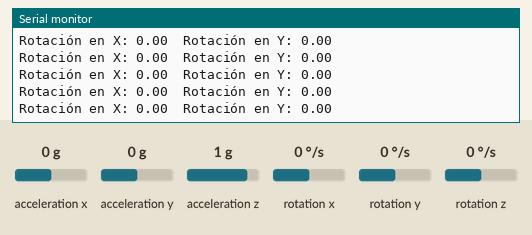
Simulated run of this sketch. Board: Arduino Uno, built with avr-gcc and run on an emulated ATmega328P. Shown: the last lines printed to the serial monitor. The inputs (shaded band) are chosen by the test bench; at power-on: acceleration x 0 g, acceleration y 0 g, rotation x 0 °/s, rotation y 0 °/s, acceleration z 1 g, rotation z 0 °/s.

Above: at 1.2 s.
1.3 s: acceleration x set to 0.8 g
At 2.2 s:
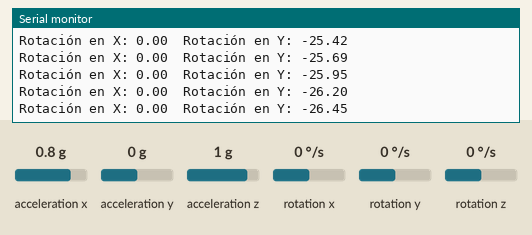
4.3 s: acceleration y set to -1.4 g
At 5.2 s:
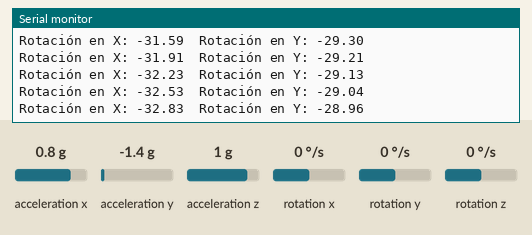
7.3 s: rotation x set to 192 °/s
At 8.0 s:
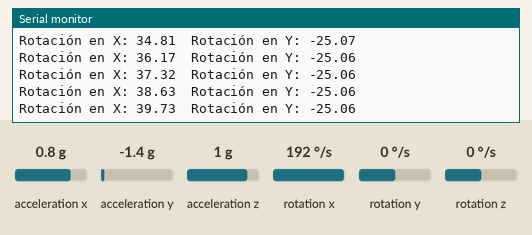
10.3 s: rotation y set to 100 °/s
At 11.3 s:
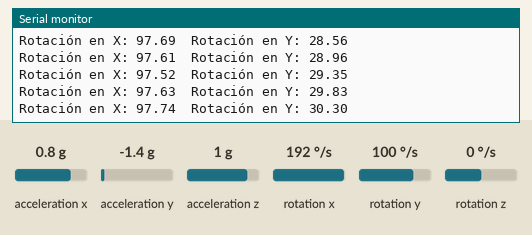
13.3 s: acceleration x set to -1.4 g
At 14.1 s:
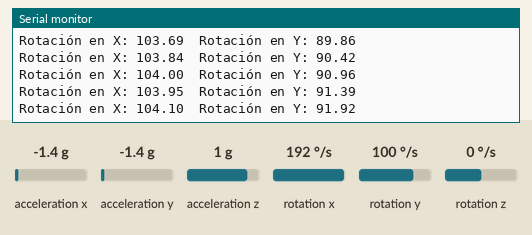
16.3 s: acceleration x set to -0.8 g
At 17.0 s:
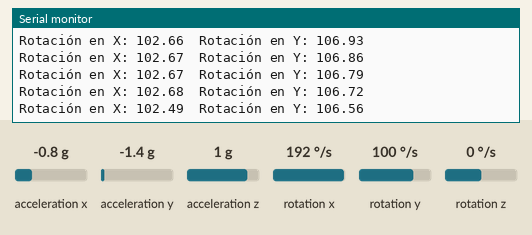
Timing chart, 0 to 19.3 s (numbered marks = the images above; inputs shaded):
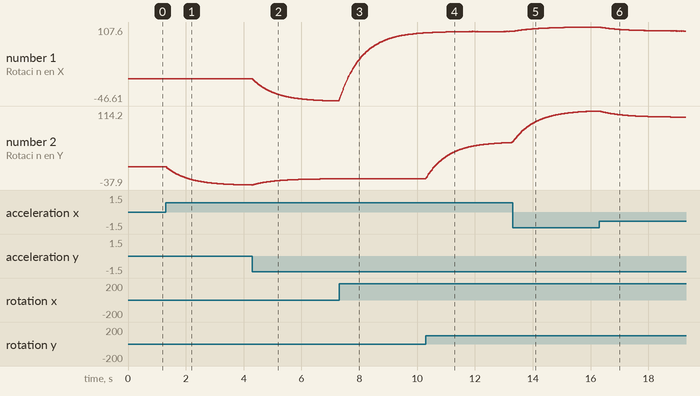

The sketch:

MPU6050_Control.ino
```cpp
#include "I2Cdev.h"
#include "MPU6050.h"
#include "Wire.h"

MPU6050 sensor;

int16_t ax, ay, az;
int16_t gx, gy, gz;
long tiempo_prev;
float dt;
float ang_x, ang_y;
float ang_x_prev, ang_y_prev;

void setup() {
    Serial.begin(57600);
    Wire.begin();
    sensor.initialize();

    if (sensor.testConnection()) {
        Serial.println("Sensor iniciado correctamente");
    } else {
        Serial.println("Error al iniciar el sensor");
    }

    tiempo_prev = millis();
}

void loop() {
    sensor.getAcceleration(&ax, &ay, &az);
    sensor.getRotation(&gx, &gy, &gz);

    dt = (millis() - tiempo_prev) / 1000.0;
    tiempo_prev = millis();

    float accel_ang_x = atan(ay / sqrt(pow(ax, 2) + pow(az, 2))) * (180.0 / 3.14);
    float accel_ang_y = atan(-ax / sqrt(pow(ay, 2) + pow(az, 2))) * (180.0 / 3.14);

    ang_x = 0.98 * (ang_x_prev + (gx / 131.0) * dt) + 0.02 * accel_ang_x;
    ang_y = 0.98 * (ang_y_prev + (gy / 131.0) * dt) + 0.02 * accel_ang_y;

    ang_x_prev = ang_x;
    ang_y_prev = ang_y;

    Serial.print("Rotación en X: ");
    Serial.print(ang_x);
    Serial.print("\tRotación en Y: ");
    Serial.println(ang_y);

    delay(10);
}
```

Measured:
- after the input at 1.3 s, the serial monitor: prints a new line at once (image 1)
- plotted number 2: 0 → -37.9 after the input at 1.3 s
